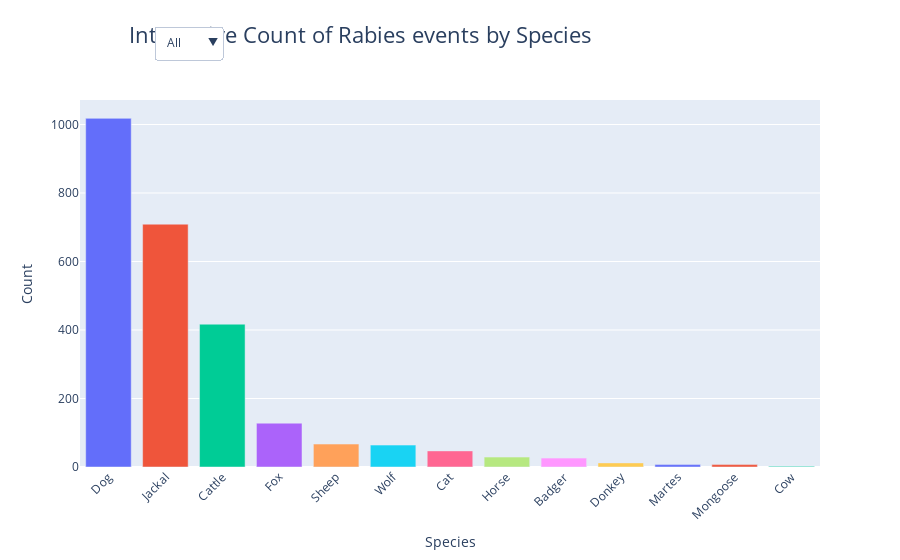

The notebook cell this image was saved under:
### Markdown cell above
#### Interactive Count of Rabies events by Species - Plotly

### Code cell
## Interactive Count of Rabies events by Species

# Calculate counts for each species
species_counts = df_rabies_raw['SpeciesNameEng'].value_counts().reset_index()
species_counts.columns = ['SpeciesNameEng', 'Count']

# Define the species colors
species_colors = px.colors.qualitative.Plotly
color_map = {species: species_colors[i % len(species_colors)] for i, species in enumerate(species_counts['SpeciesNameEng'])}

# Create a default view that shows all data
default_view = species_counts.copy()

# Create the initial bar chart with all data
fig = go.Figure()

def update_figure(year):
    fig.data = []  # Clear existing traces
    if year == 'All':
        filtered_data = default_view
    else:
        filtered_data = df_rabies_raw[df_rabies_raw['Year'] == year]['SpeciesNameEng'].value_counts().reset_index()
        filtered_data.columns = ['SpeciesNameEng', 'Count']

    fig.add_trace(go.Bar(
        x=filtered_data['SpeciesNameEng'],
        y=filtered_data['Count'],
        marker_color=[color_map[species] for species in filtered_data['SpeciesNameEng']]
    ))

    fig.update_layout(
        title='Interactive Count of Rabies events by Species',
        xaxis_title='Species',
        yaxis_title='Count',
        xaxis_tickangle=-45,
        title_x=0.45,
        title_font=dict(size=22),
        legend_title_text='Species'
    )

update_figure('All')  # Initial plot with all data

# Create a dropdown menu for the year selector
year_options = [{'label': 'All', 'value': 'All'}] + [{'label': str(year), 'value': year} for year in sorted(df_rabies_raw['Year'].unique(), reverse=True)]

def update_trace(year):
    if year == 'All':
        filtered_data = default_view
    else:
        filtered_data = df_rabies_raw[df_rabies_raw['Year'] == year]['SpeciesNameEng'].value_counts().reset_index()
        filtered_data.columns = ['SpeciesNameEng', 'Count']
    
    return dict(x=[filtered_data['SpeciesNameEng']], y=[filtered_data['Count']], marker=dict(color=[color_map[species] for species in filtered_data['SpeciesNameEng']]))

dropdown = go.layout.Updatemenu(
    buttons=[dict(label=option['label'], method='update', args=[update_trace(option['value'])]) for option in year_options],
    direction='down',
    pad={'r': 10, 't': 10},
    showactive=True,
    x=0.1,  
    xanchor='left',
    y=1.23,  
    yanchor='top',
    name='Year selector'
)

# Update the layout to include the year selector on the same line as the title
fig.update_layout(
    updatemenus=[dropdown],
    title={
        'text': 'Interactive Count of Rabies events by Species',
        'x': 0.4,
        'xanchor': 'center',
        'y': 0.95,
        'yanchor': 'top',
    },
)

# Save the interactive plot to an HTML file
html_content = fig.to_html(include_plotlyjs='cdn', full_html=False)
minified_html = htmlmin.minify(html_content, remove_comments=True, reduce_empty_attributes=True)

with open("public/plots/interactive_rabies_events_by_species.html", "w") as f:
    f.write(minified_html)

print("Interactive plot saved as HTML file.")

# Show the interactive plot
fig.show()

### Figure 1 — Plotly figure (JSON) as saved in the notebook; plotly's stock layout.template omitted (floating-point values rounded to 4 significant figures)
{"data": [{"marker": {"color": ["#636EFA", "#EF553B", "#00CC96", "#AB63FA", "#FFA15A", "#19D3F3", "#FF6692", "#B6E880", "#FF97FF", "#FECB52", "#636EFA", "#EF553B", "#00CC96"]}, "type": "bar", "x": ["Dog", "Jackal", "Cattle", "Fox", "Sheep", "Wolf", "Cat", "Horse", "Badger", "Donkey", "Martes", "Mongoose", "Cow"], "y": [1018, 709, 417, 128, 67, 64, 47, 29, 26, 12, 7, 7, 2]}], "layout": {"legend": {"title": {"text": "Species"}}, "title": {"font": {"size": 22}, "text": "Interactive Count of Rabies events by Species", "x": 0.4, "xanchor": "center", "y": 0.95, "yanchor": "top"}, "updatemenus": [{"buttons": [{"args": [{"marker": {"color": ["#636EFA", "#EF553B", "#00CC96", "#AB63FA", "#FFA15A", "#19D3F3", "#FF6692", "#B6E880", "#FF97FF", "#FECB52", "#636EFA", "#EF553B", "#00CC96"]}, "x": [["Dog", "Jackal", "Cattle", "Fox", "Sheep", "Wolf", "Cat", "Horse", "Badger", "Donkey", "Martes", "Mongoose", "Cow"]], "y": [[1018, 709, 417, 128, 67, 64, 47, 29, 26, 12, 7, 7, 2]]}], "label": "All", "method": "update"}, {"args": [{"marker": {"color": ["#EF553B", "#636EFA", "#00CC96", "#FFA15A", "#FF97FF", "#AB63FA"]}, "x": [["Jackal", "Dog", "Cattle", "Sheep", "Badger", "Fox"]], "y": [[12, 7, 6, 3, 1, 1]]}], "label": "2024", "method": "update"}, {"args": [{"marker": {"color": ["#EF553B", "#636EFA", "#00CC96", "#19D3F3", "#FF97FF"]}, "x": [["Jackal", "Dog", "Cattle", "Wolf", "Badger"]], "y": [[29, 7, 5, 2, 1]]}], "label": "2023", "method": "update"}, {"args": [{"marker": {"color": ["#EF553B", "#636EFA", "#00CC96", "#FF6692"]}, "x": [["Jackal", "Dog", "Cattle", "Cat"]], "y": [[22, 7, 3, 1]]}], "label": "2022", "method": "update"}, {"args": [{"marker": {"color": ["#636EFA", "#EF553B", "#00CC96", "#FFA15A", "#00CC96", "#19D3F3", "#FF97FF"]}, "x": [["Dog", "Jackal", "Cattle", "Sheep", "Cow", "Wolf", "Badger"]], "y": [[42, 20, 8, 4, 2, 2, 2]]}], "label": "2021", "method": "update"}, {"args": [{"marker": {"color": ["#EF553B", "#636EFA", "#00CC96", "#19D3F3"]}, "x": [["Jackal", "Dog", "Cattle", "Wolf"]], "y": [[46, 30, 12, 4]]}], "label": "2020", "method": "update"}, {"args": [{"marker": {"color": ["#636EFA", "#EF553B"]}, "x": [["Dog", "Jackal"]], "y": [[25, 16]]}], "label": "2019", "method": "update"}, {"args": [{"marker": {"color": ["#EF553B", "#00CC96", "#636EFA", "#B6E880", "#FFA15A", "#FF97FF"]}, "x": [["Jackal", "Cattle", "Dog", "Horse", "Sheep", "Badger"]], "y": [[132, 24, 18, 3, 3, 3]]}], "label": "2018", "method": "update"}, {"args": [{"marker": {"color": ["#EF553B", "#00CC96", "#636EFA", "#FF6692", "#FFA15A"]}, "x": [["Jackal", "Cattle", "Dog", "Cat", "Sheep"]], "y": [[165, 52, 35, 8, 4]]}], "label": "2017", "method": "update"}, {"args": [{"marker": {"color": ["#636EFA", "#AB63FA", "#00CC96", "#EF553B", "#B6E880"]}, "x": [["Dog", "Fox", "Cattle", "Jackal", "Horse"]], "y": [[48, 28, 20, 16, 4]]}], "label": "2016", "method": "update"}, {"args": [{"marker": {"color": ["#636EFA", "#00CC96", "#EF553B", "#19D3F3", "#FF97FF", "#AB63FA", "#FF6692"]}, "x": [["Dog", "Cattle", "Jackal", "Wolf", "Badger", "Fox", "Cat"]], "y": [[44, 28, 12, 8, 4, 4, 4]]}], "label": "2015", "method": "update"}, {"args": [{"marker": {"color": ["#19D3F3", "#636EFA", "#EF553B", "#AB63FA", "#FF97FF", "#00CC96"]}, "x": [["Wolf", "Dog", "Jackal", "Fox", "Badger", "Cattle"]], "y": [[19, 14, 10, 9, 5, 5]]}], "label": "2014", "method": "update"}, {"args": [{"marker": {"color": ["#636EFA", "#00CC96", "#EF553B", "#19D3F3", "#B6E880"]}, "x": [["Dog", "Cattle", "Jackal", "Wolf", "Horse"]], "y": [[85, 40, 5, 5, 5]]}], "label": "2013", "method": "update"}, {"args": [{"marker": {"color": ["#636EFA", "#00CC96", "#EF553B", "#AB63FA", "#FFA15A"]}, "x": [["Dog", "Cattle", "Jackal", "Fox", "Sheep"]], "y": [[60, 40, 10, 5, 5]]}], "label": "2012", "method": "update"}, {"args": [{"marker": {"color": ["#636EFA", "#00CC96", "#EF553B", "#FFA15A", "#B6E880", "#FF97FF", "#19D3F3", "#FF6692"]}, "x": [["Dog", "Cattle", "Jackal", "Sheep", "Horse", "Badger", "Wolf", "Cat"]], "y": [[50, 45, 20, 10, 10, 10, 5, 5]]}], "label": "2011", "method": "update"}, {"args": [{"marker": {"color": ["#636EFA", "#EF553B", "#00CC96", "#FFA15A", "#FF6692", "#19D3F3", "#AB63FA"]}, "x": [["Dog", "Jackal", "Cattle", "Sheep", "Cat", "Wolf", "Fox"]], "y": [[136, 70, 52, 24, 17, 12, 6]]}], "label": "2010", "method": "update"}, {"args": [{"marker": {"color": ["#636EFA", "#EF553B", "#00CC96", "#AB63FA", "#FFA15A", "#FF6692", "#FECB52", "#636EFA", "#19D3F3"]}, "x": [["Dog", "Jackal", "Cattle", "Fox", "Sheep", "Cat", "Donkey", "Martes", "Wolf"]], "y": [[291, 110, 63, 26, 14, 12, 12, 7, 7]]}], "label": "2009", "method": "update"}, {"args": [{"marker": {"color": ["#636EFA", "#AB63FA", "#EF553B"]}, "x": [["Dog", "Fox", "Jackal"]], "y": [[28, 14, 7]]}], "label": "2008", "method": "update"}, {"args": [{"marker": {"color": ["#636EFA", "#AB63FA", "#00CC96", "#EF553B", "#EF553B"]}, "x": [["Dog", "Fox", "Cattle", "Mongoose", "Jackal"]], "y": [[56, 28, 7, 7, 7]]}], "label": "2007", "method": "update"}, {"args": [{"marker": {"color": ["#636EFA", "#AB63FA", "#00CC96", "#B6E880"]}, "x": [["Dog", "Fox", "Cattle", "Horse"]], "y": [[35, 7, 7, 7]]}], "label": "2006", "method": "update"}], "direction": "down", "name": "Year selector", "pad": {"r": 10, "t": 10}, "showactive": true, "x": 0.1, "xanchor": "left", "y": 1.23, "yanchor": "top"}], "xaxis": {"tickangle": -45, "title": {"text": "Species"}}, "yaxis": {"title": {"text": "Count"}}}}
